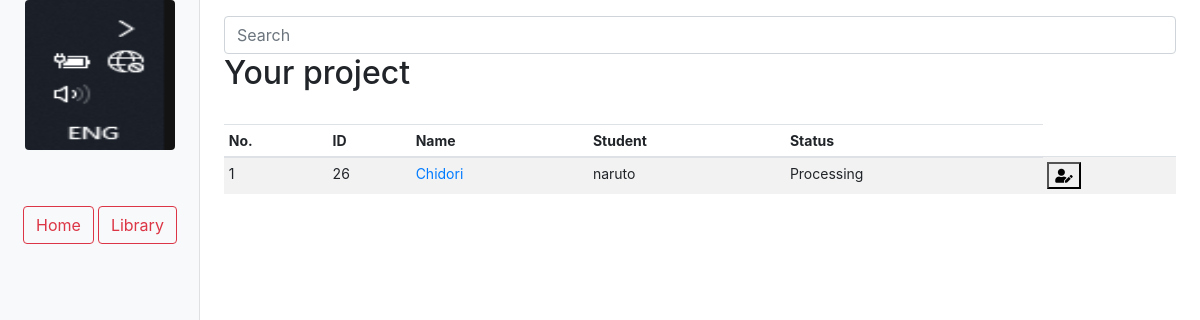
The page /teacher (signed in) on the database its author committed.
### tables this page shows
CREATE TABLE `project` (
  `id` int NOT NULL AUTO_INCREMENT,
  `name` varchar(45) NOT NULL,
  `completed` tinyint(1) DEFAULT NULL,
  `branch_id` int NOT NULL,
  `point` int DEFAULT NULL,
  `curriculum` varchar(20) DEFAULT NULL,
  `faculty` varchar(50) DEFAULT NULL,
  `presentation_day` timestamp NULL DEFAULT NULL,
  `content` varchar(255) DEFAULT NULL,
  `teacher_id` int DEFAULT NULL,
  `student_id` int DEFAULT NULL,
  PRIMARY KEY (`id`),
  KEY `fkIdx_158` (`branch_id`),
  KEY `FK_teacher_project` (`teacher_id`),
  KEY `FK_student_project` (`student_id`),
  CONSTRAINT `FK_158` FOREIGN KEY (`branch_id`) REFERENCES `branch` (`id`),
  CONSTRAINT `FK_student_project` FOREIGN KEY (`student_id`) REFERENCES `student` (`id`) ON DELETE CASCADE ON UPDATE CASCADE,
  CONSTRAINT `FK_teacher_project` FOREIGN KEY (`teacher_id`) REFERENCES `teacher` (`id`) ON DELETE CASCADE ON UPDATE CASCADE
);

CREATE TABLE `user` (
  `id` int NOT NULL AUTO_INCREMENT,
  `email` varchar(100) NOT NULL,
  `pass_hashed` varchar(255) NOT NULL,
  `name` varchar(100) NOT NULL,
  `phone_number` varchar(10) DEFAULT NULL,
  `role_id` int NOT NULL,
  `avatar` varchar(100) DEFAULT NULL,
  `active` tinyint(1) DEFAULT NULL,
  PRIMARY KEY (`id`),
  KEY `fkIdx_235` (`role_id`),
  CONSTRAINT `FK_235` FOREIGN KEY (`role_id`) REFERENCES `role` (`id`)
);

### controllers/base_controller.php (called while the page is built)
<?php
class BaseController
{
    protected $file;
    public function render($data)
    {
        $path = 'views/' . $this->file;
        include_once($path);
    }
}

### models/repository/projectDAO/ProjectDAO.php (called while the page is built, shortened)
<?php
class ProjectDAO
{
    public function getAll(): ?array
    {
        $db = DB::getInstance();
        $rows = array();
        $sql = sprintf(ProjectQuery::SELECT_ALL);
        $result = $db->query($sql);
        $i = 0;
        if ($result->num_rows > 0) {
            while ($row = $result->fetch_assoc()) {
                $rows[$i] = $row;
                $i += 1;
            }
            return $rows;
        } else {
            return null;
        }
    }
}

### models/service/ProjectService.php (called while the page is built, shortened)
<?php
require_once('./models/repository/projectDAO/ProjectDAO.php');
class ProjectService
{
    private $projectDAO;
    public function __construct()
    {
        $this->projectDAO = new ProjectDAO();
    }
    public function getAll(): ?array
    {
        $result = $this->projectDAO->getAll();
        $list_project = array();
        if ($result) {
            for ($i = 0; $i < count($result); $i++) {
                $project = new Project($result[$i]['id'], $result[$i]['name'], $result[$i]['completed'], $result[$i]['branch_id'], $result[$i]['point'], $result[$i]['curriculum'], $result[$i]['faculty'], $result[$i]['presentation_day'], $result[$i]['student_id'], $result[$i]['teacher_id']);
                $project->setContent($result[$i]['content']);
                $list_project[$i] = $project;
            }
            return $list_project;
        } else {
            return null;
        }
    }
}

### controllers/teacher_controller.php (called while the page is built, shortened)
<?php
include_once("./controllers/base_controller.php");
include_once("./models/service/ProjectService.php");
class TeacherController extends BaseController{
    private $teacherService;
    private $studentService;
    private $projectService;
    private $branchService;
    public function __construct()
    {
        $this->teacherService = new TeacherService();
        $this->studentService = new StudentService();
        $this->projectService = new ProjectService();
        $this->branchService = new BranchService();
    }
    public function getTeacherHomeData(){
        $teacher = $this->teacherService->getByUserID($_SESSION['user']['id']);
        $your_id = $teacher->getTeacherId();
        $joinedProject = $this->getJoinedProjectData($your_id);
        $data = array();
        if($joinedProject){
            $data['projects'] = $joinedProject;
        } else {
            $data['projects'] = array();
        }
        $avatar = $teacher->getAvatar();
        if(!$avatar){
            $data['avatar'] = "default_avatar/img_avatar2.png";
        } else{
            $data['avatar'] = "user_avatar/".$avatar;
        }
        return $data;
    }
    private function getJoinedProjectData($your_id){
        $list_project = $this->projectService->getAll();
        $projects_data = array();
        $i = 0;
        foreach ($list_project as $project) {
            if($project->getTeacherId() == $your_id){
                $data = array(
                    'id'=>$project->getProjectId(),
                    'name'=>$project->getName(),
                    'point'=>$project->getPoint(),
                    'presentation_day'=> Formatter::format_date($project->getPresentationDay(), 'd-m-Y')
                );
                if($project->getCompleted() == '1'){
                    $data['status']  = "Completed";
                } else {
                    $data['status']  = "Processing";
                }
                $branch = $this->branchService->findByID($project->getBranchId());
                if($branch){
                    $data['branch'] = $branch->getName();
                } else{
                    echo "Error";
                    die();
                }
                $student = $this->studentService->findByID($project->getStudentId());
                if($student){
                    $data['student'] = array(
                        'id' => $student->getStudentId(),
                        'name'=> $student->getName(),
                    );
                } else {
                    echo "Error";
                    die();
                }
                $projects_data[$i] = $data;
                $i++;
            }
        }
        return $projects_data;
    }
}

### models/repository/studentDAO/StudentDAO.php (called while the page is built, shortened)
<?php
class StudentDAO
{
    public function findByID($id)
    {
        $db = DB::getInstance();
        $sql = sprintf(StudentQuery::SELECT_BY_ID, $id);
        $result = $db->query($sql);
        if ($result->num_rows > 0) {
            while ($row = $result->fetch_assoc()) {
                return $row;
            }
        } else {
            return null;
        }
    }
}

### models/service/StudentService.php (called while the page is built, shortened)
<?php
require_once('./models/repository/studentDAO/StudentDAO.php');
class StudentService
{
    private $studentDAO;
    public function __construct()
    {
        $this->studentDAO = new StudentDAO();
    }
    public function findByID($id): ?Student
    {
        $result = $this->studentDAO->findByID($id);
        if ($result) {
            $student = new Student($result['student_id'], $result['class'], $result['year'], $result['user_id'], $result['email'], $result['pass_hashed'], $result['name'], $result['phone_number'], $result['role_id'], $result['active'], $result['branch_id'], $result['id']);
            $student->setAvatar($result['avatar']);
            return $student;
        } else {
            return null;
        }
    }
}

### views/teacher/teacher_ui.php (the view, shortened to what this page needs)
<!doctype html>
<html lang='en'>
<head>
    <link rel='stylesheet' href='https://maxcdn.bootstrapcdn.com/bootstrap/4.0.0/css/bootstrap.min.css'>
    <link href='/Graduation-Project-Management/assets/css/admin-style.css' rel='stylesheet'>
    <link rel='stylesheet' href='https://cdnjs.cloudflare.com/ajax/libs/font-awesome/5.11.0/css/all.min.css'>
</head>
<body>
    <div class='container-fluid height-100vh'>
        <div class='row'>
            <nav class='col-md-2 d-none d-md-block bg-light sidebar text-center'>
                <div class='text-center'>
                    <a href='#' role='button' data-toggle='dropdown' aria-haspopup='true' aria-expanded='false'>
                        <?php
                            echo "<img src='/Graduation-Project-Management/assets/image/".$data['avatar']."' width='150px' height='150px' class='rounded' alt='...'>"
                        ?>
                    </a>
                </div>
                <div class='sidebar-sticky'>
                    <a class='btn btn-outline-danger my-5' href='/Graduation-Project-Management/teacher'>Home</a>
                    <a class='btn btn-outline-danger my-5' href='/Graduation-Project-Management/library'>Library</a>
                </div>
            </nav>
            <main role="main" class="col-md-9 ml-sm-auto col-lg-10 pt-3 px-4">
                <input id="search-field" class="form-control" type="text" placeholder="Search" aria-label="Search" onkeyup="teacherSearch()">
                <div class="d-flex justify-content-between flex-wrap flex-md-nowrap align-items-center pb-2 mb-3">
                    <h1 class="h2">Your project</h1>
                </div>
                <div class="table-responsive">
                    <table class="table table-striped table-sm" id='data-table'>
                        <thead>
                        <tr>
                            <th>No.</th>
                            <th>ID</th>
                            <th>Name</th>
                            <th>Student</th>
                            <th>Status</th>
                        </tr>
                        </thead>
                        <tbody>
                        <?php
                        for ($i = 0; $i < count($data['projects']); $i++) {
                            $j = $i + 1;
                            echo "<tr>
                                        <td>" . $j . "</td>
                                        <td>" . $data['projects'][$i]['id'] . "</td>
                                        <td>
                                            <a href='/Graduation-Project-Management/teacher/project/" . $data['projects'][$i]['id'] . "'>" . $data['projects'][$i]['name'] . "</a>
                                        </td>
                                        <td>" . $data['projects'][$i]['student']['name'] . "</td>
                                        <td>" . $data['projects'][$i]['status'] . "</td>
                                        <td>
                                            <button type='button' data-toggle='modal' data-target='#student-" . $j . "-detail'>
                                                <i class='fas fa-user-edit'></i>
                                            </button>
                                            <div class='modal fade' id='student-" . $j . "-detail' tabindex='-1' role='dialog' aria-hidden='true'>
                                                            <form id='updateStudent" . $data['projects'][$i]['id'] . "Form'>
                                                                    <input class='form-control' name='student_id' value='" . $data['projects'][$i]['id'] . "' readonly>
                                                                    <input class='form-control' name='name' value='" . $data['projects'][$i]['name'] . "' readonly>
                                                                    <input class='form-control' name='email' value='" . $data['projects'][$i]['student']['name'] . "' readonly>
                                                                    <input class='form-control' name='email' value='" . $data['projects'][$i]['branch'] . "' readonly>
                                                                    <input class='form-control' name='email' value='" . $data['projects'][$i]['point'] . "' readonly>
                                                            </form>
                                            </div>
                                        </td>
                                    </tr>";
                        }
                        ?>
                        </tbody>
                    </table>
                </div>
            </main>
        </div>
    </div>
</body>
</html>

### assets/css/admin-style.css (style rules this page uses)
body { font-size: .875rem; }
.sidebar { position: fixed; top: 0; bottom: 0; left: 0; z-index: 100; padding: 0; box-shadow: inset -1px 0 0 rgba(0, 0, 0, .1); }
.sidebar-sticky { position: -webkit-sticky; position: sticky; top: 48px; height: calc(100vh - 48px); padding-top: .5rem; overflow-x: hidden; overflow-y: auto; }
.height-100vh { height: 100vh; }

### rows shown on the page
project: j "1", id "26", name "Chidori", status "Processing"
user: name "naruto"
